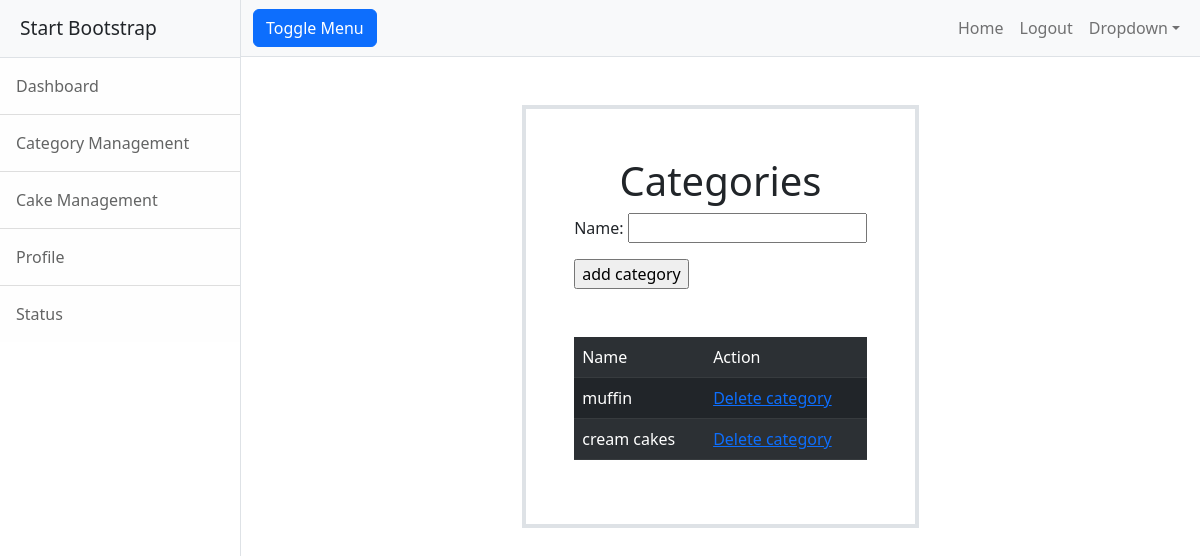
The app's page /categories/add (signed in), older data.
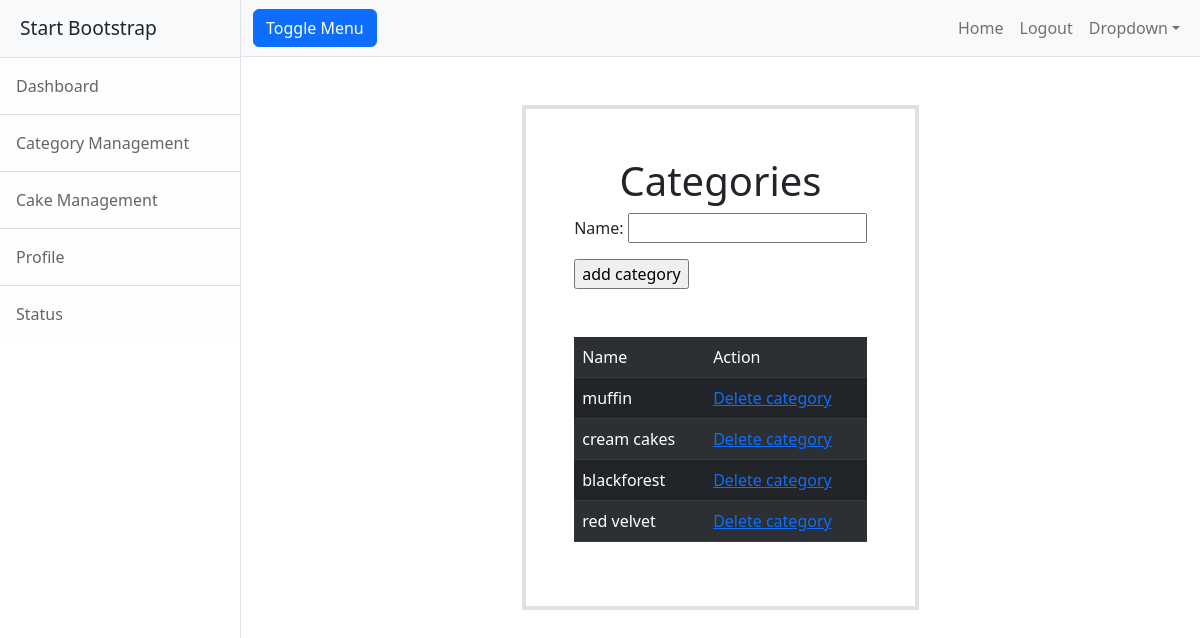
The same page, newer data.
### cakeapp/models.py (models this page shows, shortened)
class Category(models.Model):
    name=models.CharField(max_length=200,unique=True)
    is_active=models.BooleanField(default=True)

### cakeapp/views.py (the view, shortened to what this page needs)
# urls.py: path("categories/add",CategoryCreateView.as_view(),name="add-category"),
@method_decorator(decs,name="dispatch")
class CategoryCreateView(CreateView,ListView):
    template_name="cakeapp/category_add.html"
    form_class=CategoryCreateForm
    model=Category
    context_object_name="categories"
    success_url=reverse_lazy("add-category")
    def get_queryset(self):
        return Category.objects.filter(is_active=True)

### cakeapp/forms.py
class CategoryCreateForm(forms.ModelForm):
    class Meta:
        model=Category
        fields=["name"]

### cakeapp/views.py (called while the page is built)
def signin_required(fn):
    def wrapper(request,*args,**kwargs):
        if not request.user.is_authenticated:
            messages.error(request,"invalid session")
            return redirect("signin")
        else:
            return fn(request,*args,**kwargs)
    return wrapper

def is_admin(fn):
    def wrapper(request,*args,**kwargs):
        if not request.user.is_superuser:
            messages.error(request,"permission denied for current user!!")
            return redirect("signin")
        else:
            return fn(request,*args,**kwargs)
    return wrapper

### cakeapp/templates/cakeapp/category_add.html (shortened to what this page needs)
{%extends 'cakeapp/base.html'%}
{%block body_block%}
<div class="container d-flex flex-column align-items-center mt-5 ">
    <div class="border border-4 p-5">
     <h1 class="text-center">Categories</h1>
     <div class="w-100">
      <form action="" method="post">
          {{form.as_p}}
          <input type="submit" value="add category">
      </form>
     </div>
     <div class="mt-5 w-100">
      <table class="table table-dark table-striped">
          <tr>
              <td>Name</td>
              <td>Action</td>
          </tr>
          {%for cat in categories%}
             <tr>
              <td>{{cat.name}}</td>
              <td><a href="{%url 'remove-category' cat.id%}">Delete category</a></td>
             </tr>
          {%endfor%}
      </table>
     </div>
    </div>
 </div>
{%endblock%}

Row changes from the older to the newer data that the page shows:
added Category: name "blackforest"
added Category: name "red velvet"
